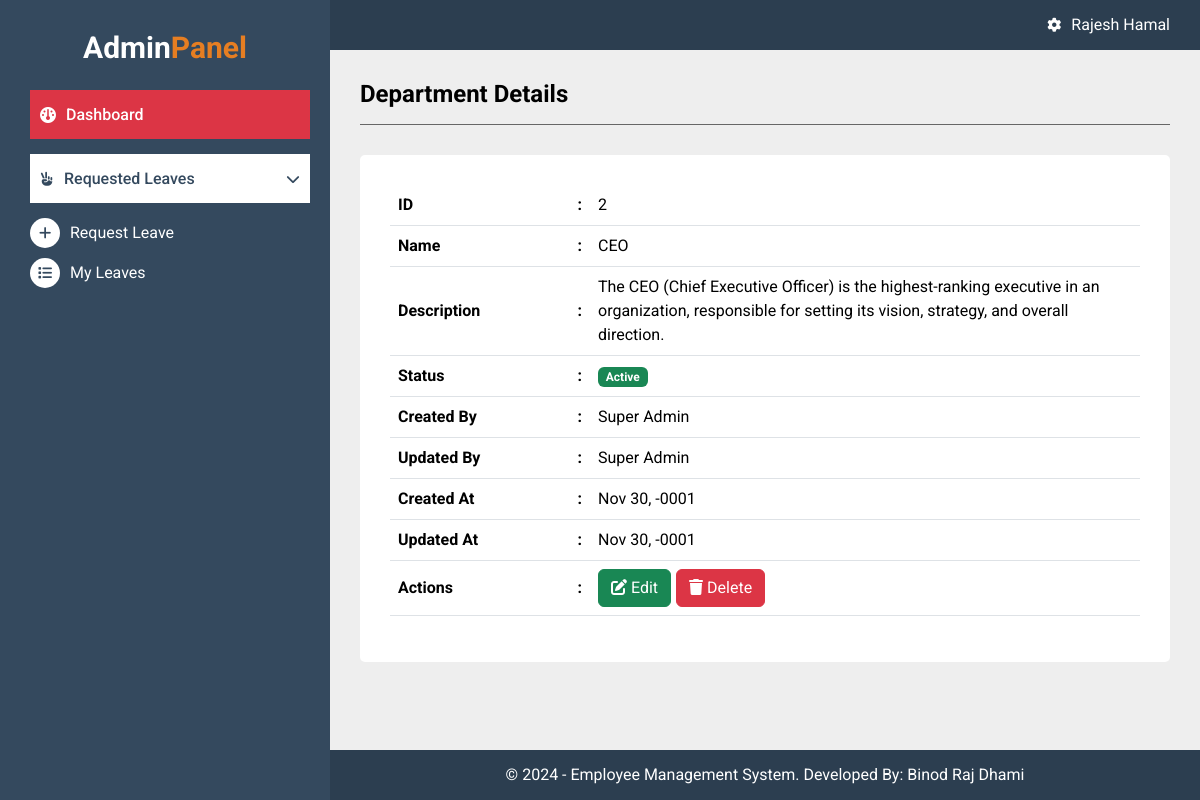
/admin/show_department.php?id=2 (signed in), run on the app's committed database.
### tables this page shows
CREATE TABLE `tbl_departments` (
  `id` int(11) NOT NULL,
  `name` varchar(50) NOT NULL,
  `description` text NOT NULL,
  `status` tinyint(1) NOT NULL DEFAULT 1,
  `created_by` int(11) NOT NULL,
  `updated_by` int(11) DEFAULT NULL,
  `created_at` datetime NOT NULL,
  `updated_at` datetime NOT NULL
);

### admin/show_department.php (the view)
<?php
include_once("includes/header.php");
include_once("includes/sidebar.php");
$get_id = $_GET['id'];
$fetch_query = "SELECT * FROM tbl_departments where id= $get_id";
$result = $connection->query($fetch_query);
if ($result->num_rows > 0) {
    $department = $result->fetch_assoc();
    $created_id = $department['created_by'];
    $updated_id = $department['updated_by'];
    $department['created_by'] = $connection->query("SELECT * FROM tbl_users where id=$created_id")->fetch_assoc()['name'];
    $department['updated_by'] = $connection->query("SELECT * FROM tbl_users where id=$updated_id")->fetch_assoc()['name'];
} else {
    header("location: list_department.php");
}
?>
<div class="admin-main">
    <div class="heading-panel">
        <h1>Department Details</h1>
    </div>
    <div class="body-panel">
        <table class="table tableb-bordered">
            <thead>
                <thead>
                    <tr style="vertical-align: middle;">
                        <th style="width: 200px;">ID <span style="float: right;">:</span></th>
                        <td><?php echo $department['id']; ?></td>
                    </tr>
                    <tr style="vertical-align: middle;">
                        <th style="width: 200px;">Name <span style="float: right;">:</span></th>
                        <td><?php echo $department['name']; ?></td>
                    </tr>
                    <tr style="vertical-align: middle;">
                        <th style="width: 200px;">Description <span style="float: right;">:</span></th>
                        <td><?php echo $department['description']; ?></td>
                    </tr>
                    <tr style="vertical-align: middle;">
                        <th style="width: 200px;">Status <span style="float: right;">:</span></th>
                        <td>
                            <?php if ($department['status'] == 1) { ?>
                                <span class="badge bg-success">Active</span>
                            <?php } else { ?>
                                <span class="badge bg-danger">Dective</span>
                            <?php } ?>
                        </td>
                    </tr>
                    <tr style="vertical-align: middle;">
                        <th style="width: 200px;">Created By <span style="float: right;">:</span></th>
                        <td><?php echo $department['created_by']; ?></td>
                    </tr>
                    <tr style="vertical-align: middle;">
                        <th style="width: 200px;">Updated By <span style="float: right;">:</span></th>
                        <td><?php echo $department['updated_by']; ?></td>
                    </tr>
                    <tr style="vertical-align: middle;">
                        <th style="width: 200px;">Created At <span style="float: right;">:</span></th>
                        <td><?php echo date("M d, Y", strtotime($department['created_at'])); ?></td>
                    </tr>
                    <tr style="vertical-align: middle;">
                        <th style="width: 200px;">Updated At <span style="float: right;">:</span></th>
                        <td><?php echo date("M d, Y", strtotime($department['updated_at'])); ?></td>
                    </tr>
                    <tr style="vertical-align: middle;">
                        <th style="width: 200px;">Actions <span style="float: right;">:</span></th>
                        <td>
                            <div class="bnt-actions-link">
                                <a href="edit_department.php?id=<?php echo $department['id']; ?>" class="btn btn-success">
                                    <i class="fa-solid fa-pen-to-square"></i>
                                    <span>Edit</span>
                                </a>
                                <form action="delete_department.php?id=<?php echo $department['id']; ?>" method="POST">
                                    <button type="submit" class="btn btn-danger">
                                        <i class="fa-solid fa-trash"></i>
                                        <span>Delete</span>
                                    </button>
                                </form>
                        </td>
                    </tr>
                </thead>
        </table>
    </div>
</div>
<?php include_once("includes/footer.php"); ?>

### css/styles.css (style rules this page uses)
* { margin: 0; padding: 0; font-family: "Roboto", serif; }
body { margin: 0; padding: 0; font-size: 16px; color: #000; font-family: "Roboto", serif; background: #eee; }
.admin-main { position: absolute; top: 50px; left: 330px; width: calc(100% - 330px); background: #eee; padding: 30px; padding-bottom: 50px; }
.heading-panel { padding-bottom: 15px; margin-bottom: 30px; border-bottom: #666 solid 1px; }
.heading-panel h1 { margin-bottom: 0; font-size: 24px; font-weight: 700; }
.body-panel { padding: 30px; background: #fff; border-radius: 5px; }
.bnt-actions-link { display: flex; align-items: center; gap: 5px }

### data on the page
tbl_departments: id "2", name "CEO", description "The CEO (Chief Executive Officer) is the highest-ranking executive in an organization, responsible for setting its vision, strategy, and overall direction.", created_at "Nov 30, -0001", updated_at "Nov 30, -0001"

### other printed values
$_SESSION['name'] "Rajesh Hamal"
$department['created_by'] "Super Admin"
$department['updated_by'] "Super Admin"
Date('Y') "2024"
